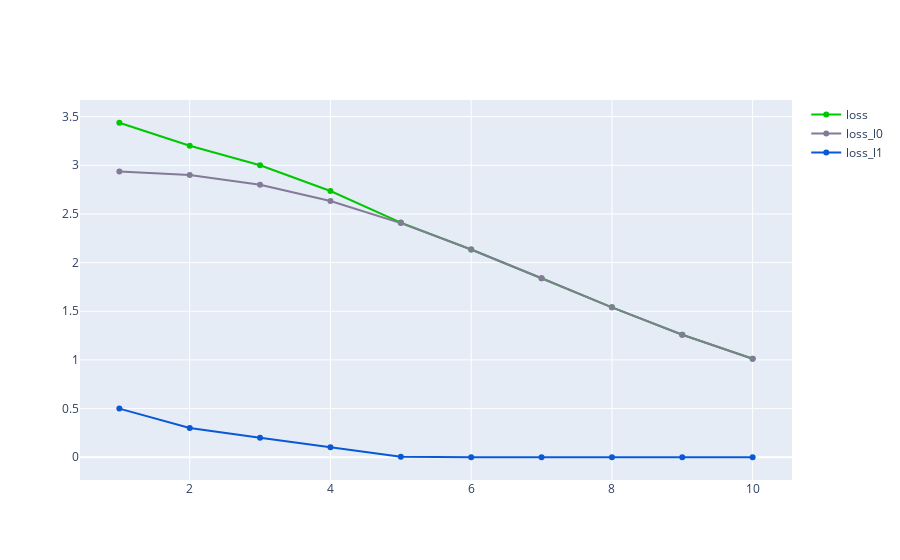

The notebook cell saved with this chart:
### Code cell
iterfig = make_subplots()
iterfig.add_trace(loss_over_iter(rundf, color='rgb(0,200,0)'))
for g in losses_over_iter(rundf):
    iterfig.add_trace(g)
iterfig

### Figure 1 — Plotly figure (JSON) as saved in the notebook; plotly's stock layout.template omitted (floating-point values rounded to 4 significant figures)
{"data": [{"marker": {"color": "rgb(0,200,0)"}, "name": "loss", "type": "scatter", "x": [1, 2, 3, 4, 5, 6, 7, 8, 9, 10], "y": [3.437, 3.2, 3.001, 2.735, 2.411, 2.135, 1.84, 1.54, 1.259, 1.012]}, {"marker": {"color": "rgb(131,122,152)"}, "name": "loss_l0", "type": "scatter", "x": [1, 2, 3, 4, 5, 6, 7, 8, 9, 10], "y": [2.937, 2.9, 2.8, 2.633, 2.406, 2.135, 1.84, 1.54, 1.259, 1.012]}, {"marker": {"color": "rgb(9,89,213)"}, "name": "loss_l1", "type": "scatter", "x": [1, 2, 3, 4, 5, 6, 7, 8, 9, 10], "y": [0.5, 0.3, 0.201, 0.1029, 0.005347, 0, 0, 0, 0, 0]}], "layout": {"xaxis": {"anchor": "y", "domain": [0, 1]}, "yaxis": {"anchor": "x", "domain": [0, 1]}}}
